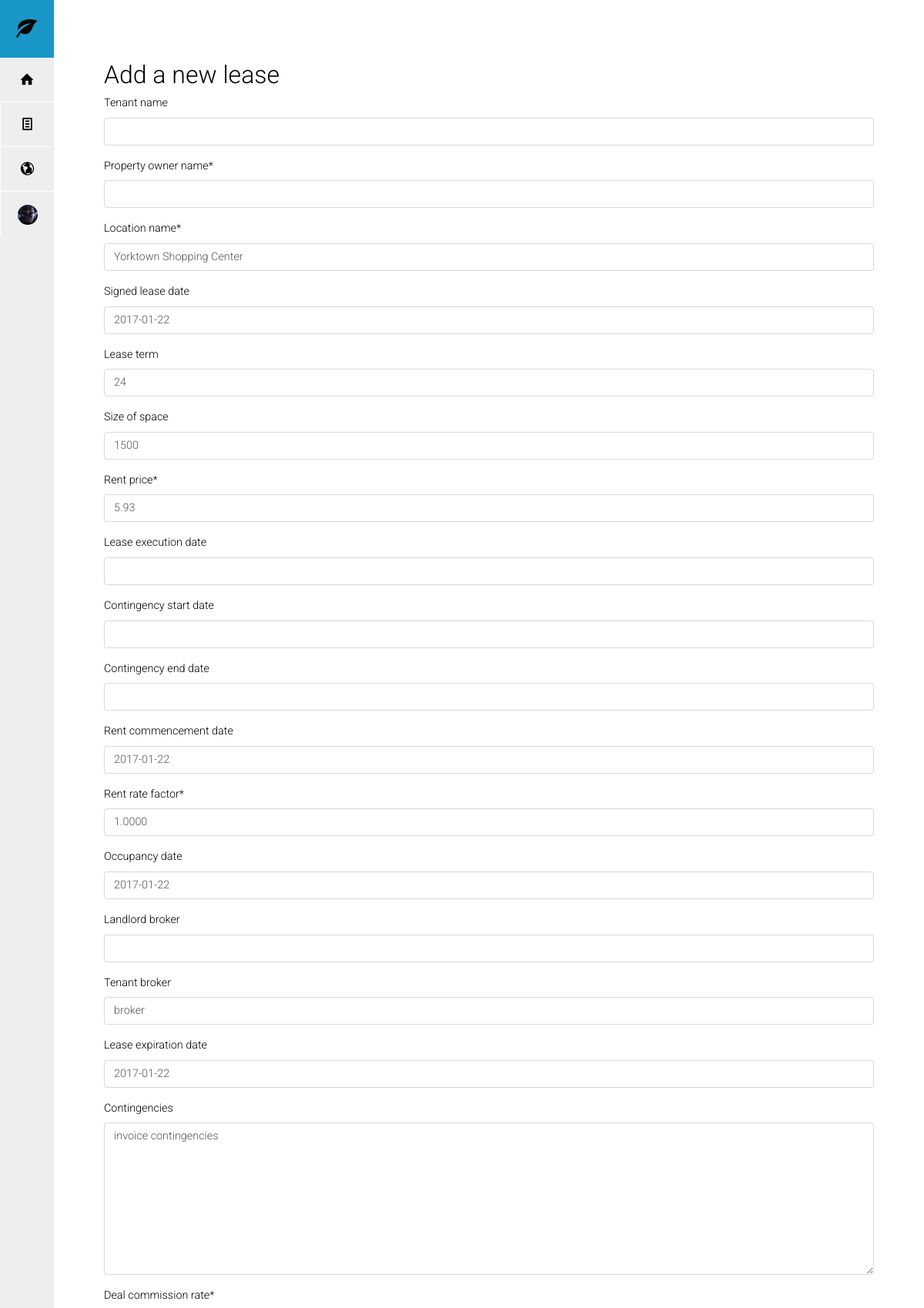
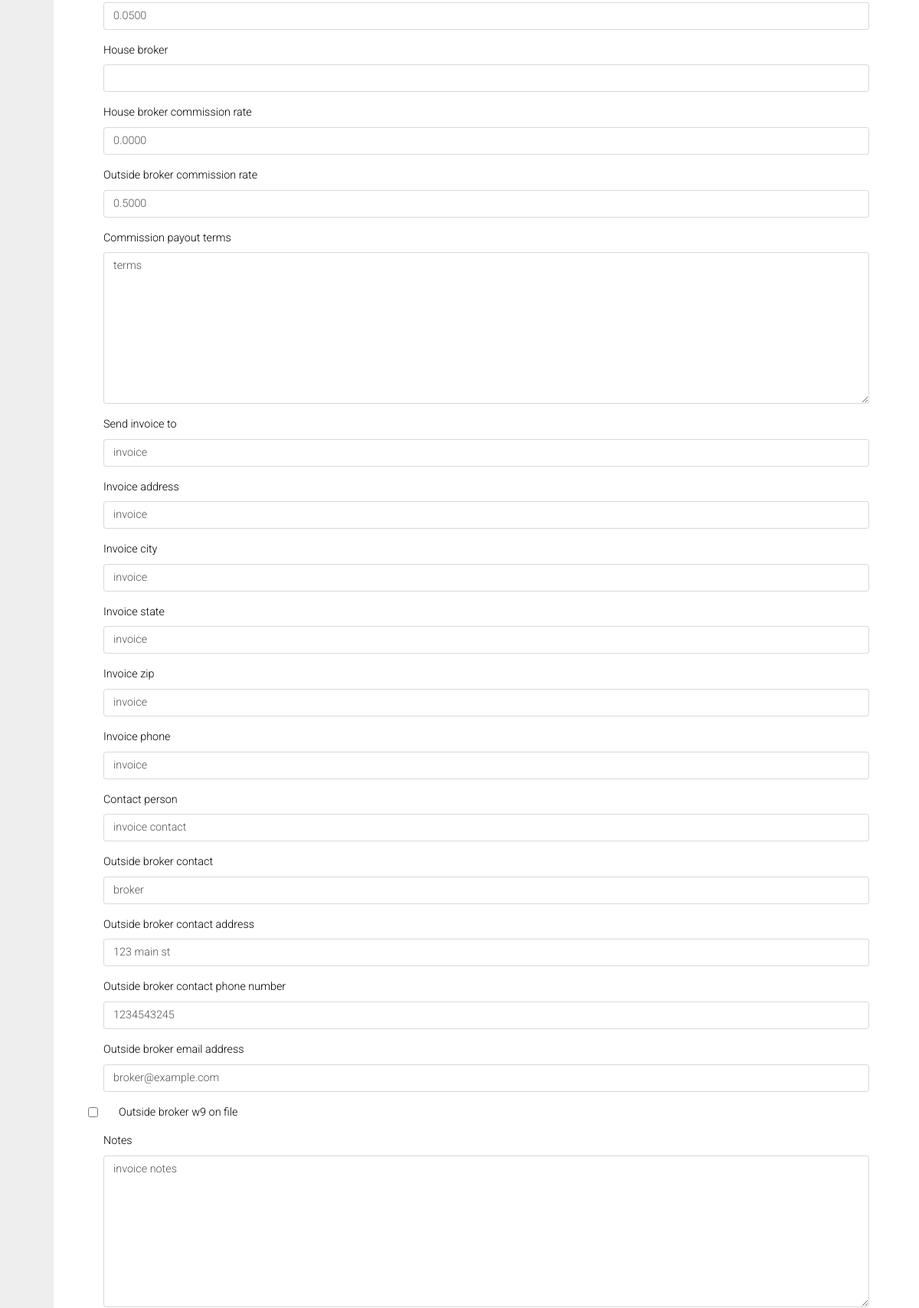
The app's page /commissions/lease/2/update/ (upper part) with its own data (2 pictures, top to bottom).
### commissions/models.py (models this page shows, shortened)
class Lease(TimeStampedModel):
    tenant_name = models.CharField(max_length=80, blank=True)
    property_owner_name = models.CharField(max_length=80)
    location_name = models.CharField(max_length=120)
    signed_lease_date = models.DateField(null=True, blank=True)
    lease_term_in_months = models.IntegerField("lease term", null=True, blank=True)
    size_of_space = models.IntegerField(null=True, blank=True, default=0)
    rent_price = models.DecimalField(decimal_places=2, max_digits=8, default=0)
    lease_execution_date = models.DateField(null=True, blank=True)
    contingency_start_date = models.DateField(null=True, blank=True)
    contingency_end_date = models.DateField(null=True, blank=True)
    rent_commencement_date = models.DateField(null=True, blank=True)
    rent_rate_factor = models.DecimalField(decimal_places=4, default=1, max_digits=5)
    occupancy_date = models.DateField(null=True, blank=True)
    landlord_broker = models.CharField(max_length=80, blank=True)
    tenant_broker = models.CharField(max_length=80, blank=True)
    lease_expiration_date = models.DateField(null=True, blank=True)
    contingencies = models.TextField(max_length=1000, blank=True)
    deal_commission_rate = models.DecimalField(decimal_places=4, default=0, max_digits=5)
    house_broker = models.CharField(max_length=80, blank=True)
    house_broker_commission_rate = models.DecimalField(decimal_places=4, null=True, blank=True, max_digits=5, default=0)
    outside_broker_commission_rate = models.DecimalField(decimal_places=4, null=True, blank=True, max_digits=5, default=0)
    commission_payout_terms = models.TextField(max_length=1000, blank=True)
    send_invoice_to = models.CharField(max_length=120, blank=True)
    invoice_address = models.CharField(max_length=100, blank=True)
    invoice_city = models.CharField(max_length=30, blank=True)
    invoice_state = models.CharField(max_length=20, blank=True)
    invoice_zip = models.CharField(max_length=12, blank=True)
    invoice_phone = models.CharField(max_length=15, blank=True)
    contact_person = models.CharField(max_length=80, blank=True)
    outside_broker_contact = models.CharField(max_length=80, blank=True)
    outside_broker_contact_address = models.CharField(max_length=100, blank=True)
    outside_broker_contact_phone_number = models.CharField(max_length=15, blank=True)
    outside_broker_email_address = models.EmailField(blank=True)
    outside_broker_w9_on_file = models.BooleanField(default=False)
    notes = models.TextField(blank=True)
    contingency_time_in_days = models.IntegerField(null=True, blank=True, default=0)
    permit_type = models.CharField(max_length=100, blank=True)
    added_by = models.ForeignKey(MyUser, blank=True, null=True)
    class Meta:
        verbose_name = ("Lease")
        verbose_name_plural = ("Leases")
        ordering = ("-created",)

### commissions/views.py (the view)
# urls.py: url(r'^lease/(?P<pk>\d+)/update/$', views.LeaseUpdateView.as_view(), name='lease-update'),
class LeaseUpdateView(UpdateView):
    model = Lease
    fields = '__all__'

### accounts/models.py (called while the page is built)
    def __str__(self):              # __unicode__ on Python 2
        return self.email

### commissions/templates/commissions/lease_form.html (shortened to what this page needs)
{% extends "base.html" %}
{% load crispy_forms_tags %}
{% block content %}
<div class="container">
<h2>Add a new lease </h2>
<form action="" method="post">
    <table>
    {{ form|crispy }}
    </table>
</form>
</div>
{% endblock %}

### commissions/static/css/application.css (style rules this page uses)
body { padding-top: 20px; padding-bottom: 20px; }
@media (min-width: 768px) { body { padding-top: 50px; padding-bottom: 50px; } }
h1, h2, h3, h4, h5, h6, .h1, .h2, .h3, .h4, .h5, .h6 { margin-top: 0; }

### commissions/static/css/docs.css (style rules this page uses)
body { overflow-x: hidden; padding-bottom: 40px; }

### commissions/static/css/style.css (style rules this page uses)
body { padding-top: 5rem; background-color: white; }

### commissions/templates/base.html (style rules this page uses)
body { width: 1px; min-width: 100%; *width: 100%; }

### records on screen
Lease: location_name "Yorktown Shopping Center", signed_lease_date "2017-01-22", lease_term_in_months "24", size_of_space "1500", rent_price "5.93", rent_commencement_date "2017-01-22", rent_rate_factor "1.0000", occupancy_date "2017-01-22", tenant_broker "broker", lease_expiration_date "2017-01-22", contingencies "invoice contingencies", deal_commission_rate "0.0500", house_broker_commission_rate "0.0000", outside_broker_commission_rate "0.5000", commission_payout_terms "terms", send_invoice_to "invoice", invoice_address "invoice", invoice_city "invoice", invoice_state "invoice", invoice_zip "invoice", invoice_phone "invoice", contact_person "invoice contact", outside_broker_contact "broker", outside_broker_contact_address "123 main st", outside_broker_contact_phone_number "1234543245", outside_broker_email_address "broker@example.com", notes "invoice notes"
